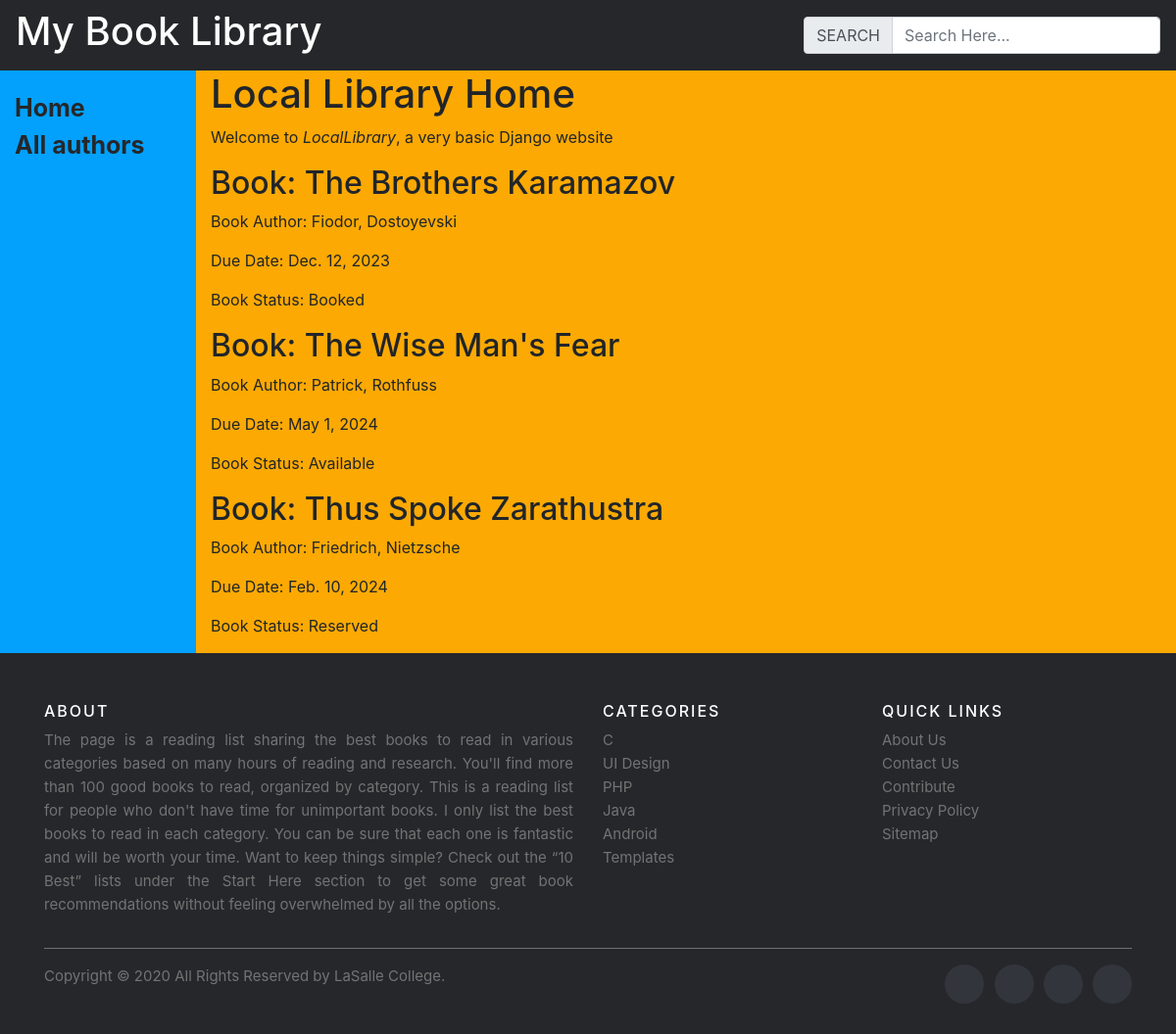
The page /book_detail/ on the database its author committed.
### mylibrary/models.py (models this page shows, shortened)
class Book_Instance(models.Model):
    book_status_options= [('booked', 'Booked'),('available', 'Available'),('reserved', 'Reserved'),]
    book = models.ForeignKey(Book, on_delete=models.CASCADE)
    status = models.CharField(max_length = 30, choices= book_status_options)
    due_date = models.DateField()

class Book(models.Model):
    title = models.CharField(max_length = 200)
    author = models.ForeignKey(Author, on_delete=models.SET_NULL, null=True)
    summary = models.TextField()
    isbn = models.CharField(max_length=13)
    genre = models.ManyToManyField(Genre)

class Author(models.Model):
    first_name = models.CharField(max_length = 200)
    last_name = models.CharField(max_length = 200)
    dob = models.DateField()
    def __str__(self):
        return f"{self.first_name}, {self.last_name}"

### mylibrary/views.py (the view)
# urls.py: path('book_detail/', views.book_detail, name='library-bookDetail'),
def book_detail(request):
    return render(request, 'mylibrary/bookInstance.html',{'bDetail':Book_Instance.objects.all(), 'title': 'Book Details'})

### mylibrary/templates/mylibrary/bookInstance.html
{% extends "mylibrary/base_generic.html" %}
{% block content %}
<h1>Local Library Home</h1>
  <p>Welcome to <em>LocalLibrary</em>, a very basic Django website </p>
  	{% for detail in bDetail %}
		<h2>Book: {{detail.book.title}}</h2>
		<p> Book Author: {{detail.book.author}}</p>
		<p> Due Date: {{detail.due_date}}</p>
		{% if detail.status == 'Reserved'%}
			<p> Book Status: Reserved</p>
		{% endif %}
		{% if detail.status == 'Booked'%}
			<p> Book Status: Booked</p>
		{% endif %}
		{% if detail.status == 'Available'%}
			<p> Book Status: Available</p>
		{% endif %}
	{% endfor %}
{% endblock %}

### rows shown on the page
Book_Instance: book "The Brothers Karamazov", book.author "Fiodor, Dostoyevski", due_date "Dec. 12, 2023", status "Book Status: Booked"
Book_Instance: book "The Wise Man's Fear", book.author "Patrick, Rothfuss", due_date "May 1, 2024", status "Book Status: Available"
Book_Instance: book "Thus Spoke Zarathustra", book.author "Friedrich, Nietzsche", due_date "Feb. 10, 2024", status "Book Status: Reserved"
